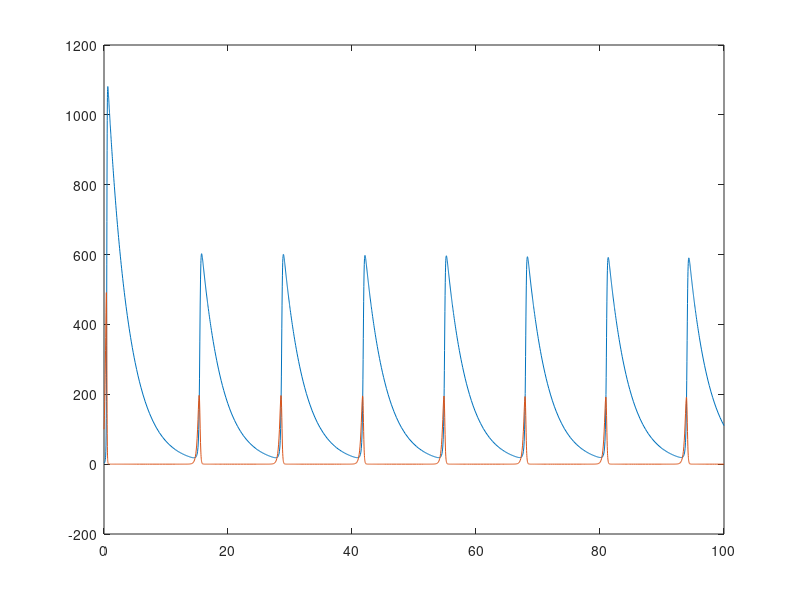

Reproduce this figure in MATLAB.
clear all;
clc;

alpha = -0.3;
betta = 0.04;
delta = -0.03;
gamma = 5;

f=@(t,x) [alpha*x(1) + betta*x(1)*x(2);gamma*x(2) + delta*x(1)*x(2)];
[T,X]=ode45(f, [0 100], [3 100]);

plot(T,X(:,1),T,X(:,2));